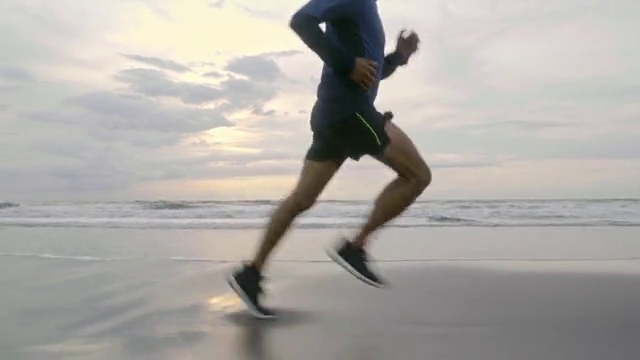
#> input picture frame 31 of 3_pose_estimation/video1.mp4, 640 x 360 px, given in place of dog.mp4, which was not available
$ python 'nesnelerin_izini+sürme.py'
#> lines starting #> are read from the running program, lines starting #| are printed output that depends on the picture; after the words box and inside, x2 and y2 are one past the last pixel; in counts of white or black regions, pixels touching at a corner belong together; pictures that were not available may be replaced by others from this repository, and a replacement may not be noted
import cv2
import numpy as np

cap = cv2.VideoCapture("dog.mp4")

while 1:

	_,frame = cap.read()
#> frame is the input picture: shape (360, 640, 3); mean B, G, R 164.8, 169, 172.3
	hsv = cv2.cvtColor(frame,cv2.COLOR_BGR2HSV)
#> hsv: shape (360, 640, 3); mean H, S, V 44.6, 17.8, 173.6
	sensitivity = 60
	lower_white = np.array([0,0,255-sensitivity])
	upper_white = np.array([255,sensitivity,255])
	mask = cv2.inRange(hsv,lower_white,upper_white)
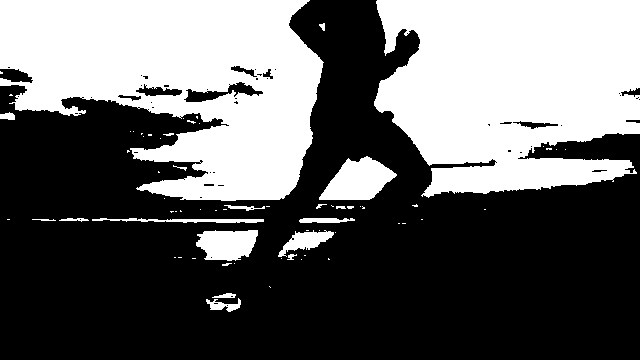
#> mask: shape (360, 640); 39.6% white; 68 white regions (49 under 20 px), largest, box (x1, y1, x2, y2) and area: (0, 0, 324, 201) 43198, (374, 0, 640, 198) 42078, (319, 156, 397, 200) 2133
	res = cv2.bitwise_and(frame,frame,mask=mask)
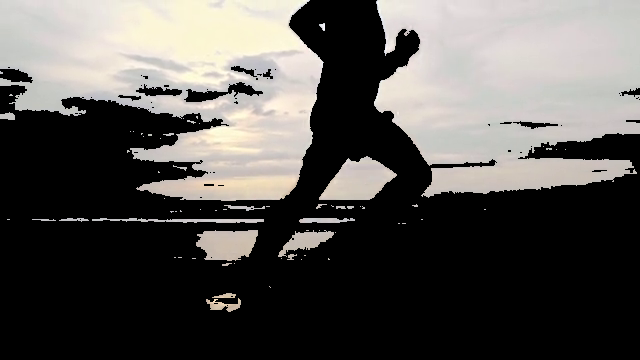
#> res: shape (360, 640, 3); mean B, G, R 80.9, 83.9, 86.3

	cv2.imshow("frame",frame)
	cv2.imshow("mask",mask)
	cv2.imshow("result",res)

	k = cv2.waitKey(5) & 0xFF
#> (key Esc is pressed here)
	if k == 27:
		break


cv2.destroyAllWindows()

$ run again, starting later in the video
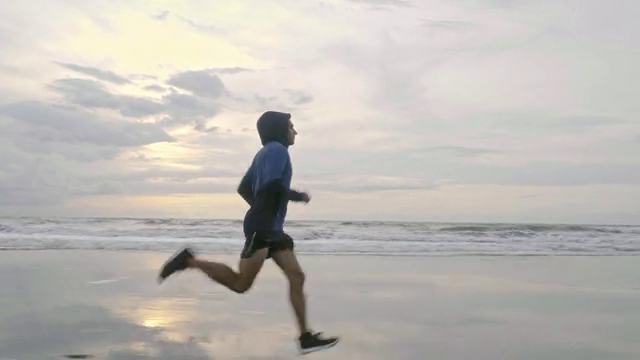
#> input picture frame 141 of 3_pose_estimation/video1.mp4, 640 x 360 px, given in place of dog.mp4, which was not available
#> frame is the input picture: shape (360, 640, 3); mean B, G, R 181.6, 186.3, 190.2
#> hsv: shape (360, 640, 3); mean H, S, V 39.6, 14.9, 191.3
#> `mask = cv2.inRange(hsv,lower_white,upper_white)`:
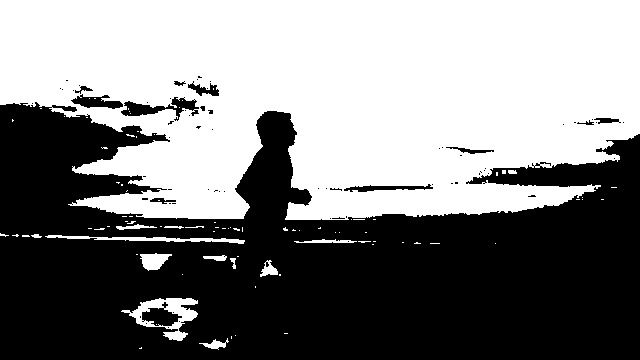
#> mask: shape (360, 640); 50.6% white; 71 black regions (59 under 20 px), largest, box (x1, y1, x2, y2) and area: (0, 102, 640, 360) 111096, (121, 97, 199, 121) 711, (142, 302, 182, 326) 503
#> `res = cv2.bitwise_and(frame,frame,mask=mask)`:
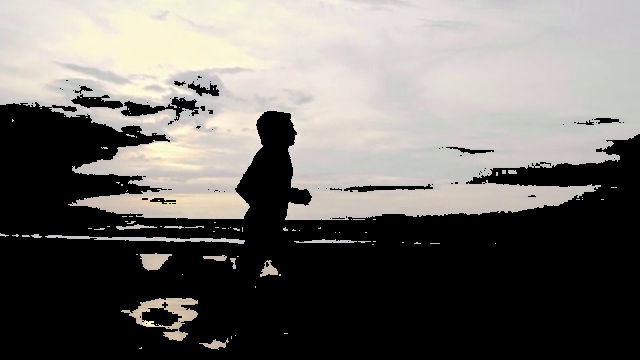
#> res: shape (360, 640, 3); mean B, G, R 104.4, 108.2, 111.3

$ run again, starting later in the video
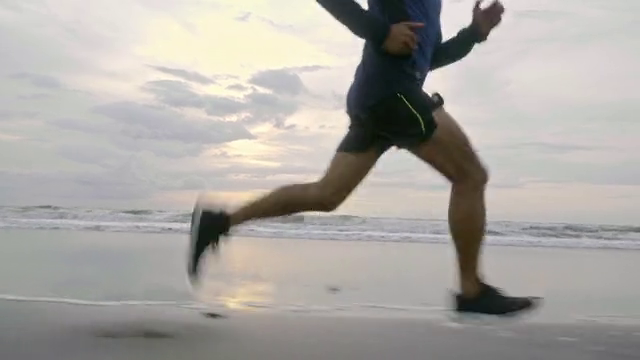
#> input picture frame 252 of 3_pose_estimation/video1.mp4, 640 x 360 px, given in place of dog.mp4, which was not available
#> frame is the input picture: shape (360, 640, 3); mean B, G, R 162.5, 167, 170.4
#> hsv: shape (360, 640, 3); mean H, S, V 43, 21, 171.8
#> `mask = cv2.inRange(hsv,lower_white,upper_white)`:
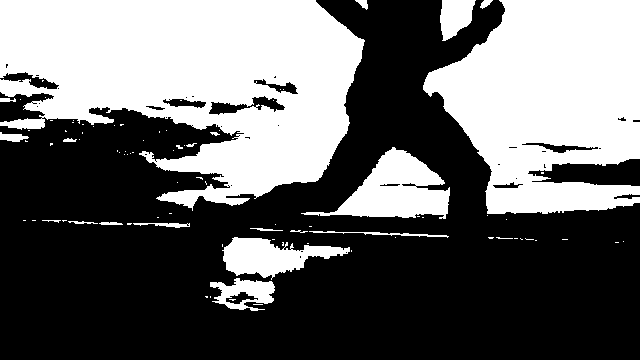
#> mask: shape (360, 640); 40.8% white; 89 white regions (69 under 20 px), largest, box (x1, y1, x2, y2) and area: (0, 0, 365, 211) 49392, (423, 0, 640, 214) 33156, (301, 147, 450, 219) 4968
#> `res = cv2.bitwise_and(frame,frame,mask=mask)`:
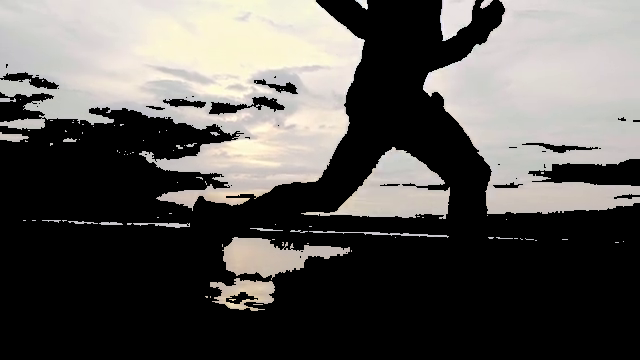
#> res: shape (360, 640, 3); mean B, G, R 83.5, 86.6, 89
